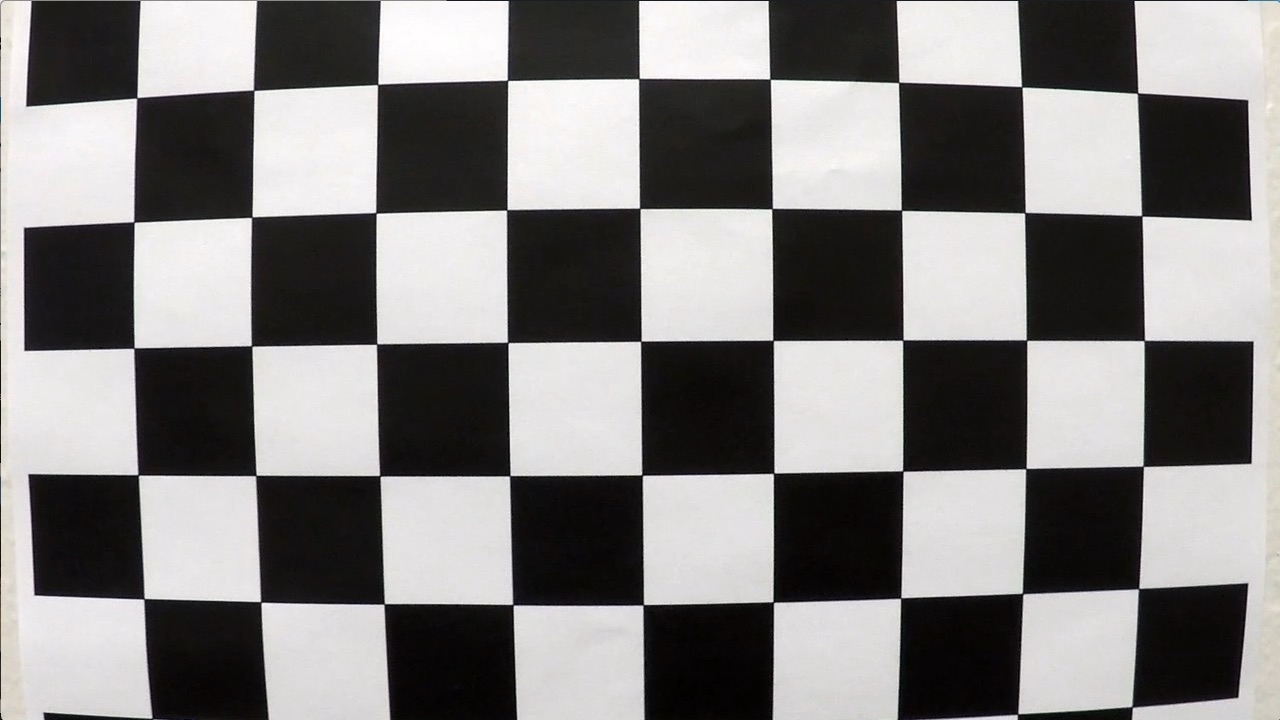
#> input picture OpenCV视觉项目/基于OpenCV的车道线检测/camera_cal/calibration1.jpg, 1280 x 720 px; its folder holds 4 pictures in this run
$ python '4.0_提取车道线.py'   (older library calls are emulated)
#> lines starting #> are read from the running program, lines starting #| are printed output that depends on the picture; after the words box and inside, x2 and y2 are one past the last pixel; in counts of white or black regions, pixels touching at a corner belong together
import cv2
import glob
import numpy as np


# 读入图片、预处理图片、检测交点、标定相机的一系列操作
def getCameraCalibrationCoefficients(chessboardname, nx, ny):
    # prepare object points, like (0,0,0), (1,0,0), (2,0,0) ....,(6,5,0)
#> called with chessboardname = 'camera_cal/calibration*.jpg', nx = 9, ny = 6
    objp = np.zeros((ny * nx, 3), np.float32)
    objp[:, :2] = np.mgrid[0:nx, 0:ny].T.reshape(-1, 2)

    # Arrays to store object points and image points from all the images.
    objpoints = []  # 3d points in real world space
    imgpoints = []  # 2d points in image plane.
    images = glob.glob(chessboardname)
    if len(images) > 0:
        print("images num for calibration : ", len(images))
    else:
        print("No image for calibration.")
        return

    ret_count = 0
    for idx, fname in enumerate(images):
        img = cv2.imread(fname)
#> img is the input picture: shape (720, 1280, 3); mean B, G, R 127.8, 128.4, 130.1
        gray = cv2.cvtColor(img, cv2.COLOR_BGR2GRAY)
        img_size = (img.shape[1], img.shape[0])
#> img_size = (1280, 720)
        # Finde the chessboard corners
        ret, corners = cv2.findChessboardCorners(gray, (nx, ny), None)
#> ret = False; corners = None
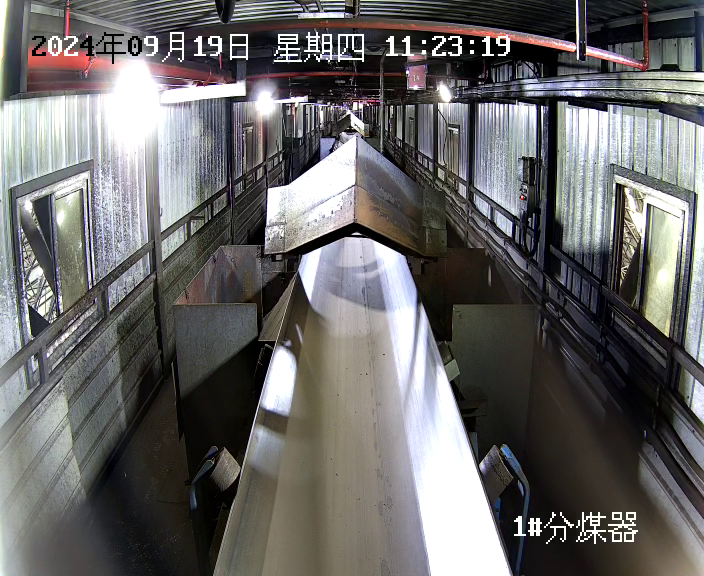
#> input picture OpenCV视觉项目/基于OpenCV的车道线检测/test_img/vlcsnap-2024-09-19-10.jpg, 704 x 576 px
#> further down, test_distort_image is the input picture: shape (576, 704, 3); mean B, G, R 103.6, 103.9, 105.3

        # If found, add object points, image points
        if ret == True:
            ret_count += 1
            objpoints.append(objp)
            imgpoints.append(corners)

    ret, mtx, dist, rvecs, tvecs = cv2.calibrateCamera(
        objpoints, imgpoints, img_size, None, None)
    print('Do calibration successfully')
    return ret, mtx, dist, rvecs, tvecs


# 传入计算得到的畸变参数，即可将畸变的图像进行畸变修正处理
def undistortImage(distortImage, mtx, dist):
    return cv2.undistort(distortImage, mtx, dist, None, mtx)
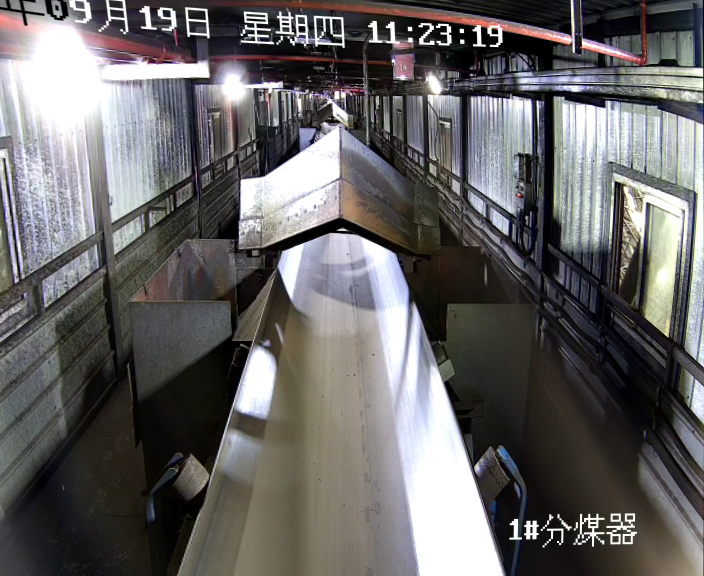
#> returned value: shape (576, 704, 3); mean of channels 0, 1, 2 100.9, 100.8, 102.6; drawn as B, G, R


# 透视变换 : Warp image based on src_points and dst_points
# The type of src_points & dst_points should be like
# np.float32([ [0,0], [100,200], [200, 300], [300,400]])
def warpImage(image, src_points, dst_points):
    image_size = (image.shape[1], image.shape[0])
#> image_size = (704, 576)
    # rows = img.shape[0] 720
    # cols = img.shape[1] 1280
    M = cv2.getPerspectiveTransform(src_points, dst_points)
    Minv = cv2.getPerspectiveTransform(dst_points, src_points)
    warped_image = cv2.warpPerspective(
        image, M, image_size, flags=cv2.INTER_LINEAR)
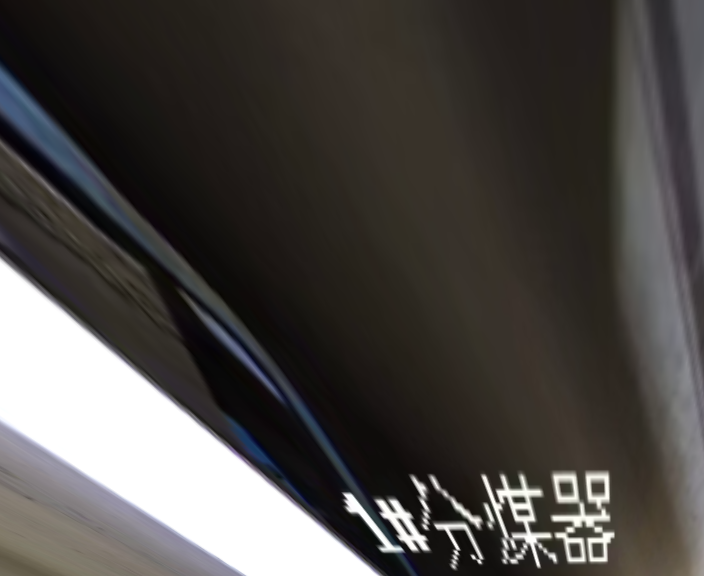
#> warped_image: shape (576, 704, 3); mean B, G, R 69.2, 71.9, 75.1

    return warped_image, M, Minv


# Sobel算子提取车道线
def absSobelThreshold(img, orient='x', thresh_min=30, thresh_max=150):
    # Convert to grayscale
#> called with orient = 'x', thresh_min = 30, thresh_max = 150
    gray = cv2.cvtColor(img, cv2.COLOR_RGB2GRAY)
#> gray: shape (576, 704)
    # Apply x or y gradient with the OpenCV Sobel() function
    # and take the absolute value
    if orient == 'x':
        abs_sobel = np.absolute(cv2.Sobel(gray, cv2.CV_64F, 1, 0))
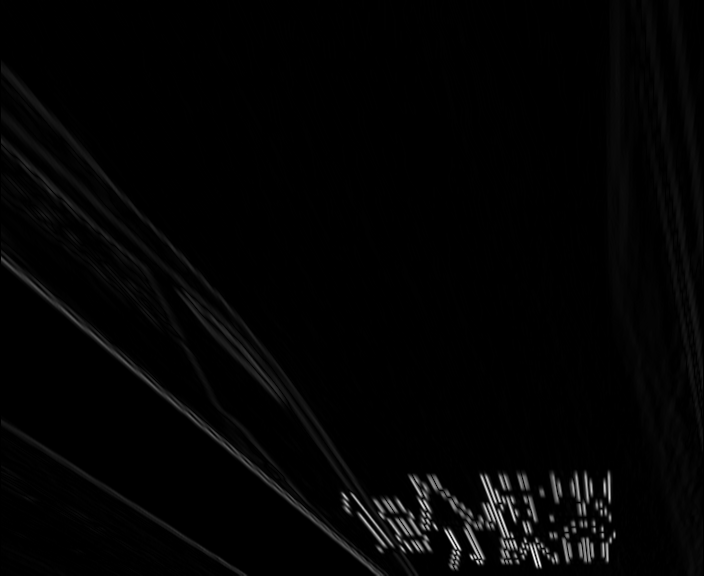
#> abs_sobel: shape (576, 704) float64; min 0, max 820, mean 13.7; drawn with min black and max white
    if orient == 'y':
        abs_sobel = np.absolute(cv2.Sobel(gray, cv2.CV_64F, 0, 1))
    # Rescale back to 8 bit integer
    scaled_sobel = np.uint8(255*abs_sobel/np.max(abs_sobel))
    # Create a copy and apply the threshold
    binary_output = np.zeros_like(scaled_sobel)
    # Here I'm using inclusive (>=, <=) thresholds, but exclusive is ok too
    binary_output[(scaled_sobel >= thresh_min) &
                  (scaled_sobel <= thresh_max)] = 255

    # Return the result
    return binary_output


if __name__ == "__main__":
    nx = 9
    ny = 6

    # ##获取畸变参数
    rets, mtx, dist, rvecs, tvecs = getCameraCalibrationCoefficients(
        'camera_cal/calibration*.jpg', nx, ny)

    # 读取图片
    test_distort_image = cv2.imread('test_img/vlcsnap-2024-09-19-10.jpg')

    # ##畸变修正
    test_undistort_image = undistortImage(test_distort_image, mtx, dist)

    # ##透视变换
    # “不断调整src和dst的值，确保在直线道路上，能够调试出满意的透视变换图像”
    # 左图梯形区域的四个端点
    src = np.float32([[580, 460], [700, 460], [1096, 720], [200, 720]])
    # 右图矩形区域的四个端点
    dst = np.float32([[300, 0], [950, 0], [950, 720], [300, 720]])

    # 变换，得到变换后的结果图，类似俯视图
    test_warp_image, M, Minv = warpImage(test_undistort_image, src, dst)

    # ##提取车道线
    sobel_img = absSobelThreshold(
        test_warp_image, orient='x', thresh_min=30, thresh_max=150)
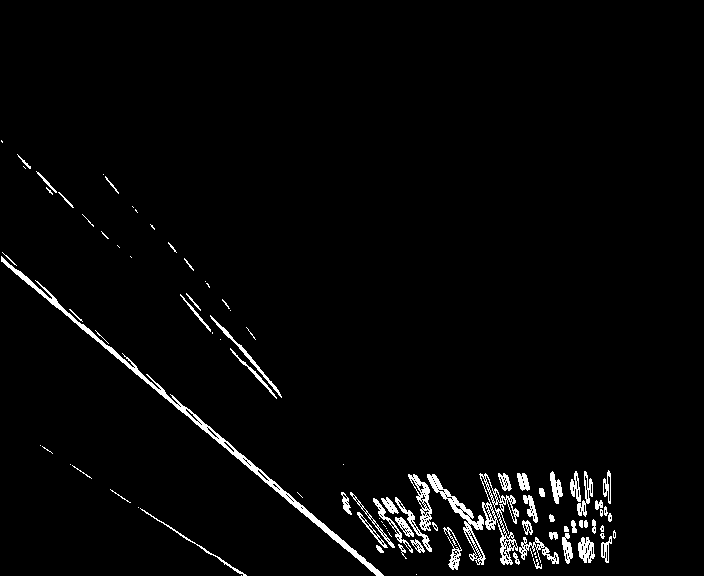
#> sobel_img: shape (576, 704); 2.6% white; 96 white regions (40 under 20 px), largest, box (x1, y1, x2, y2) and area: (1, 256, 384, 576) 2552, (479, 473, 519, 565) 939, (427, 474, 486, 565) 884

    # 显示
    # cv2.imshow('img_0', test_warp_image)
    cv2.imshow('img_1', sobel_img)
    cv2.waitKey(0)
    cv2.destroyAllWindows()
